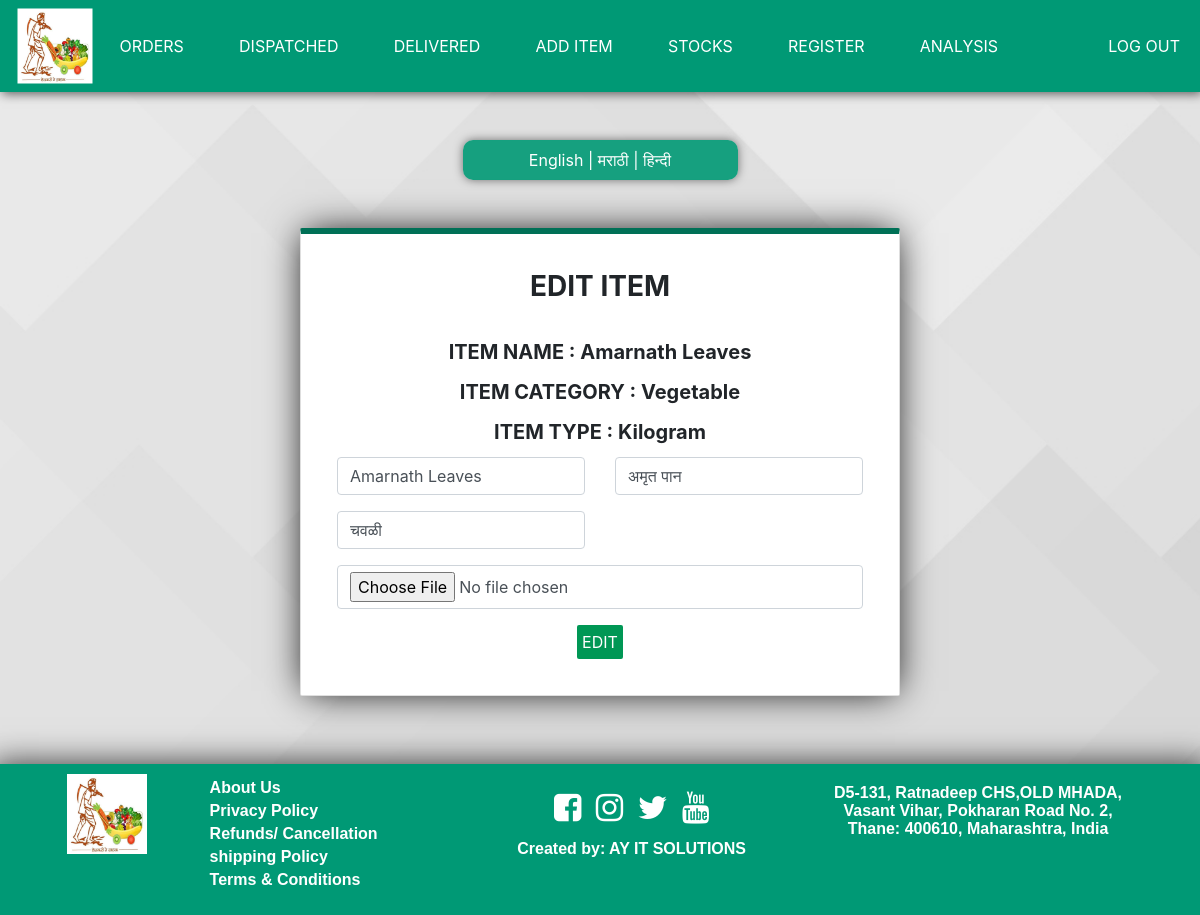
Screenshot of /owner/edititems.php?id=1 (signed in) with the database file from the repository.
### tables this page shows
CREATE TABLE `items` (
  `item_id` int(11) NOT NULL,
  `i_eng` varchar(100) NOT NULL,
  `i_mar` varchar(100) NOT NULL,
  `i_hin` varchar(100) NOT NULL,
  `category_type` int(11) NOT NULL,
  `type` int(11) NOT NULL COMMENT '1-grams,2-gadi',
  `quantity` int(11) NOT NULL,
  `price` int(11) NOT NULL,
  `non_discounted_price` int(11) NOT NULL,
  `img` text NOT NULL
);

CREATE TABLE `category` (
  `id` int(2) NOT NULL,
  `name` varchar(50) NOT NULL
);

CREATE TABLE `type` (
  `id` int(2) NOT NULL,
  `name` varchar(50) NOT NULL
);

### langs/english.php (called while the page is built)
<?php
function array_push_assoc($array, $key, $value){
    $array[$key] = $value;
    return $array;
 }
function lang($txt){
include dirname(dirname(__FILE__)).DIRECTORY_SEPARATOR.'includes'.DIRECTORY_SEPARATOR.'dbconn.php';
 $query = "SELECT i_eng FROM items";
 $result = mysqli_query($con, $query);
$dbarray=array();
 if (mysqli_num_rows($result) > 0){
     while ($row1 = mysqli_fetch_assoc($result)) {
            $eng=$row1['i_eng'];
            $dbarray = array_push_assoc($dbarray, $eng, $eng);
        }
 }
 else{
    $dbarray=array();
 }
$lang = array(
    'FARMACY' => 'FARMACY',
    'POLICY' => 'POLICY',
    'CONTACT US' => 'CONTACT US',
    'REGISTER' => 'REGISTER',
    'LOGIN' => 'LOGIN',
    'Search' => 'Search',
    'add_to_cart' => 'ADD TO CART',
    'quantity'=> 'QUANTITY',
    'login'=> 'Login',
    'login_btn'=> 'Login',
    'mobile'=> 'Mobile Number',
    'password'=> 'Password',
    'forgot_pass'=> 'Forgot Password',
    'sign_up'=>'Sign Up Your Account',
    'fname'=>'First Name',
    'lname'=>'Last Name',
    'email'=>'Email Id',
    'pin'=>'Pincode',
    'delivery'=>'Delivery Address',
    "enter_password"=>"Enter Password",
    're_enter_pass'=>'Re enter Password',
    'new_pass'=>'New Password',
    're_enter_new_pass'=>'Re-enter New Password',
    'products'=>'Products',
    'get_location'=>'Get Location',
    'send'=>'Send',
    'verify_code'=>'Enter Verification Code',
    'verify_button'=>'Verify-Code',
    'your_cart'=>'Your Cart',
    'enter_mob'=>'Enter Your Mobile Number',
    'my_orders'=>'My Orders',
    'hello'=>'Hello',
    'total_price'=>'Total Price',
    'price'=>'Price',
    'outofstock'=>'Out of Stock',
    'available'=>'Available',
    'logout'=>'Logout',
    'add_more_items'=>'Buy More',
    'add_new_item'=>'Add New Item',
    'name'=>'Name',
    'hname'=>"Name-in-Hindi",
    'mname'=>'Name-in-Marathi',
    'add'=>'ADD ITEM',
    'category'=>'Category',
    'type'=>'Type',
    'edit'=> 'EDIT',
    'edit_item'=> 'EDIT ITEM',
    'verify_email'=> 'VERIFY EMAIL',
    'change_verify_email'=> 'CHANGE AND VERIFY EMAIL',
    'Vegetable'=> 'Vegetable',
    'Fruits'=> 'Fruits',
    'all'=>'ALL'
    );
    if (mysqli_num_rows($result) > 0){
$final_array=array_merge($dbarray, $lang);
return $final_array[$txt];
}
else{
return $lang[$txt];
}
}
?>

### owner/edititems.php (the view, shortened to what this page needs)
<?php
    include dirname(dirname(__FILE__)).DIRECTORY_SEPARATOR.'includes'.DIRECTORY_SEPARATOR.'dbconn.php';
    $itemid = $_GET['id'];
    $sql = mysqli_query($con, "SELECT * FROM items WHERE item_id = {$itemid}");
    if(mysqli_num_rows($sql) > 0){
        $row = mysqli_fetch_assoc($sql);
        $eName = $row['i_eng'];
        $hName = $row['i_hin'];
        $mName = $row['i_mar'];
        $category = $row['category_type'];
        $type = $row['type'];
    }
 ?>
<!DOCTYPE html>
<html lang="en">
<head>
<link rel="stylesheet" href="https://cdnjs.cloudflare.com/ajax/libs/font-awesome/4.7.0/css/font-awesome.min.css">
<link rel="stylesheet" href="https://maxcdn.bootstrapcdn.com/bootstrap/4.0.0/css/bootstrap.min.css">
<link rel="stylesheet" href="../css/main.css">
<link rel="stylesheet" href="../css/cards.css">
</head>
<body background="../images/back2.jpg">
    <?php
        include dirname(dirname(__FILE__)).DIRECTORY_SEPARATOR.'includes'.DIRECTORY_SEPARATOR.'ownerheader.php';
    ?>
    <br><br>
    <div style="margin:auto;width:70%;">
        <p class="languages"><a href="<?php echo "?id=".$itemid.'&lang=english'?>">English</a> | <a href="<?php echo "?id=".$itemid.'&lang=marathi'?>">मराठी</a> | <a href="<?php echo "?id=".$itemid.'&lang=hindi'?>">हिन्दी</a></p>
    </div><br><br>
    <div class="card regcard">
    <h3 class="cardhead"><?php echo lang('edit_item') ;?></h3>
    <form  action="#" enctype="multipart/form-data" id="edititems">
    <br>
    <div class="row">
        <div class="col">
        </div>
    </div>
    <div class="row">
        <div class="col">
            <div style="font-weight: 700; font-size:20px; float: center; margin-bottom: 10px">ITEM NAME : <?php echo $eName?></div>
        </div>
    </div>
    <div class="row">
        <div class="col">
            <div style="font-weight: 700; font-size:20px; float: center; margin-bottom: 10px">ITEM CATEGORY :
            <?php
                $sql = mysqli_query($con,"SELECT name FROM category WHERE id={$category}");
                $row1 = mysqli_fetch_assoc($sql);
                $category_name = $row1['name'];
                echo $category_name
             ?></div>
        </div>
    </div>
    <div class="row">
        <div class="col">
            <div style="font-weight: 700; font-size:20px; float: center; margin-bottom: 10px">ITEM TYPE :
            <?php
            $sql = mysqli_query($con,"SELECT name FROM type WHERE id={$type}");
            $row1 = mysqli_fetch_assoc($sql);
            $type_name = $row1['name'];
             echo $type_name
             ?></div>
        </div>
    </div>
    <div class="row">
        <div class="col-sm-6">
            <div class="form-group">
                <input type="text" class="form-control" name="name" id="name" value="<?php echo($eName)?>" placeholder=<?php echo lang('name') ;?> required>
            </div>
        </div>
        <div class="col-sm-6">
            <div class="form-group">
                <input type="text" class="form-control" name="Hname" id="Hname" value="<?php echo($hName)?>" placeholder=<?php echo lang('hname') ;?> required>
            </div>
        </div>
    </div>
    <div class="row">
        <div class="col-sm-6">
            <div class="form-group">
                <input type="text" class="form-control" name="Mname" id="Mname" value="<?php echo($mName)?>" placeholder=<?php echo lang('mname') ;?> required>
            </div>
        </div>
    </div>
    <div class="row">
        <div class="col">
        <div class="form-group">
            <input type="file" class="form-control" name="image" id="image" onchange=readURL(this) required>
        </div>
        </div>
        </div>
    <button class="btn btngreen" type="submit"name="registerd" id="btn"><?php echo lang('edit')?></button>
    </form>
    </div>
  <?php include dirname(dirname(__FILE__)).DIRECTORY_SEPARATOR.'includes'.DIRECTORY_SEPARATOR.'footer.php';   ?>
</body>
</html>

### css/main.css (style rules this page uses)
body { background-image: url("../images/back2.jpg"); background-repeat: repeat-y; background-size: cover; }
.languages { box-shadow: 0px 0px 10px rgba(0, 0, 0, 0.5); position: relative; background-color: rgb(0, 153, 117, 0.9); color: white; padding: 8px 10px; text-align: center; width: 275px; height: 40px; margin: auto; border-radius: 10px; max-width: 800px; }
.languages a { text-decoration: none; color: white; }

### css/cards.css (style rules this page uses)
.regcard { background-color: rgb(255, 255, 255, 1); padding: 3%; border-radius: 2px; margin: auto; width: 50%; text-align: center; align-items: center; overflow: hidden; border-top: 6px solid #007056; -webkit-box-shadow: 0px 0px 36px -5px rgba(0, 0, 0, 1); -moz-box-shadow: 0px 0px 36px -5px rgba(0, 0, 0, 1); box-shadow: 0px 0px 36px -5px rgba(0, 0, 0, 1); }
.cardhead { font-weight: 700; }
.btngreen { background-color: #009755; color: white; padding: 5px; position: relative; border: none; outline: none; border-radius: 2px; cursor: pointer; }

### css/footer.css (style rules this page uses)
a { text-decoration: none; color:#fff; }

### rows the page displays
items: i_eng "Amarnath Leaves", name "Amarnath Leaves", Hname "अमृत पान", Mname "चवळी"
category: name "Vegetable"
type: name "Kilogram"

### other values shown
lang('edit_item') "EDIT ITEM"
lang('edit') "EDIT"
